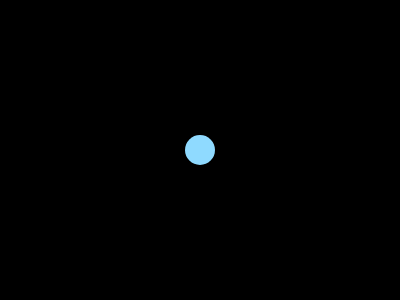
Frame 1 (no input)
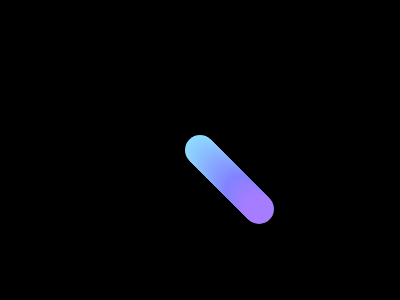
Frame 60 (no input)
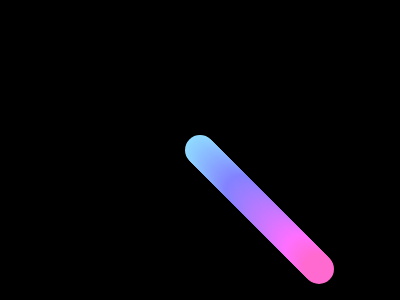
Frame 120 (the mouse pressed at the canvas centre since frame 60)

The p5.js sketch that drew these frames (run headless with seeded random() and noise() and a simulated clock; from frame 60 on, the mouse is pressed at the canvas centre):

// p5.js sketch
// ── sketch.js
var x = 0;
var y = 0;
var cx = 1
var cy = 1
function setup() {
  createCanvas(400, 300);
  background(0);
  x = width / 2;
  y = height / 2;
}

function draw() {
  noStroke();
  //background(220);
  colorMode(HSB);
  fill(x, (y + 200) / 8, 255);
  ellipse(x, y, 30, 30);
  if (y + cy >= height - 15 || y + cy <= 15) {
    cy *= -1;
  }
  if (x + cx >= width - 15 || x + cx <= 15) {
    cx *= -1;
  }
  x += cx;
  y += cy;
}

// ── style.css
html, body {
  margin: 0;
  padding: 0;
}
canvas {
  display: block;
  overflow-x: hidden;
  overflow-y: hidden;
}
